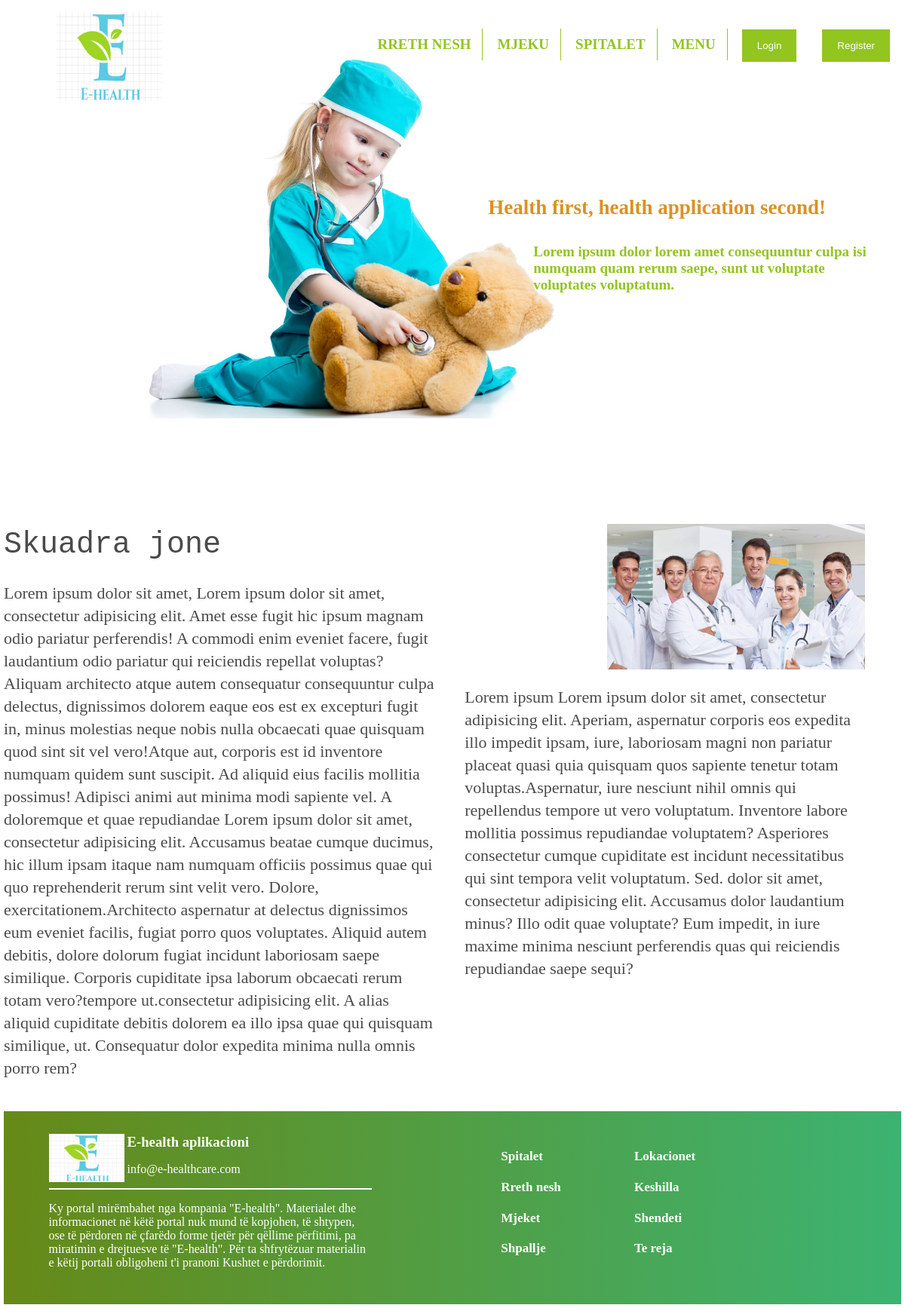
Screenshot of /php/skuadraJone.php with the database file from the repository.
### tables this page shows
CREATE TABLE IF NOT EXISTS `skuadrajone` (
  `id` int(11) NOT NULL AUTO_INCREMENT,
  `title` varchar(128) NOT NULL,
  `text` varchar(10000) NOT NULL,
  `photo` varchar(128) NOT NULL,
  PRIMARY KEY (`id`)
);

### php/skuadraJone.php (the view, shortened to what this page needs)
<?php
require('C:\\wamp64\\www\\web-project\\php\\config.php');
$qb = "select * from skuadrajone";
$skuadrat = mysqli_query($connection, $qb) or die("Error description: " . mysqli_error($connection));
?>
<!doctype html>
<html lang="en">
<head>
    <link rel="stylesheet" href="../css/style.css">
    <link rel="stylesheet" href="../css/services.css">
</head>
<body>
<div class="wrapper">
    <div class="wrapper-1">
    <?php include('../include/header.php');?>
        <div class="description">
            <h3>Health first, health application second!</h3>
            <h5>Lorem ipsum dolor lorem  amet consequuntur culpa isi numquam quam rerum saepe, sunt ut voluptate voluptates voluptatum.</h5>
        </div>
    </div>
    <main>
        <?php foreach($skuadrat as $skuadra): ?>
        <div class="box">
            <h1> <?php echo $skuadra['title']?></h1>
            <p><?php echo $skuadra['text']?></p>
        </div>
        <div class="box">
            <img src="<?php echo '../img/skuadra/'.$skuadra['id'].'.'.$skuadra['photo'];?>" alt="Vision-logo">
            <p style="margin-left: 40px">Lorem ipsum <span>Lorem ipsum dolor sit amet, consectetur adipisicing elit. Aperiam, aspernatur corporis eos expedita illo impedit ipsam, iure, laboriosam magni non pariatur placeat quasi quia quisquam quos sapiente tenetur totam voluptas.</span><span>Aspernatur, iure nesciunt nihil omnis qui repellendus tempore ut vero voluptatum. Inventore labore mollitia possimus repudiandae voluptatem? Asperiores consectetur cumque cupiditate est incidunt necessitatibus qui sint tempora velit voluptatum. Sed.</span> dolor sit amet, consectetur adipisicing elit. Accusamus dolor laudantium minus? Illo odit quae voluptate? Eum impedit, in iure maxime minima nesciunt perferendis quas qui reiciendis repudiandae saepe sequi?</p>
        </div>
        <?php endforeach ?>
    </main>
    <?php include('../include/footer.php');?>
</div>
</body>
</html>

### css/style.css (style rules this page uses)
body { margin:5px; padding: 0; }
.wrapper { max-width:1200px; margin: 0px auto; }
.wrapper-1 { background: url("../img/child.jpg") no-repeat; background-size: contain; height: 550px; }
#top-header h2, p { display: inline-block; font-family: 'sans-serif'; }
.wrapper-1 h3 { font-size: 27px; margin-right: 100px; margin-top: 105px; margin-bottom: 0px; padding: 0px; }
.wrapper-1 h5 { width: 450px; margin-left:60px; font-size: 19px; font-family: "Segoe Print"; color: #93c520; }
.description { display: inline-block; float: right; font-family: "Segoe Print"; color: #da9223; }
main { margin-top: 20px; margin-bottom: 20px; }

### css/services.css (style rules this page uses)
main h1 { font-size: 40px; line-height: 1px; font-family: monospace; color: #4a4a4a; font-weight: 300; }
main p { font-size: 22px; color: #4a4a4a; font-weight: 300; line-height: 30px; }
main { margin-top: 100px; display: flex; flex-wrap: wrap; }
.box { width: 48%; margin-top: 40px; }
.box img { width: 60%; float: right; }

### rows the page displays
skuadrajone: title "Skuadra jone", text "Lorem ipsum dolor sit amet, Lorem ipsum dolor sit amet, consectetur adipisicing elit. Amet esse fugit hic ipsum magnam odio pariatur perferendis! A commodi enim eveniet facere, fugit laudantium odio pariatur qui reiciendis repellat voluptas?Aliquam architecto atque autem consequatur consequuntur culpa delectus, dignissimos dolorem eaque eos est ex excepturi fugit in, minus molestias neque nobis nulla obcaecati quae quisquam quod sint sit vel vero!Atque aut, corporis est id inventore numquam quidem sunt suscipit. Ad aliquid eius facilis mollitia possimus! Adipisci animi aut minima modi sapiente vel. A doloremque et quae repudiandae Lorem ipsum dolor sit amet, consectetur adipisicing elit.…"
